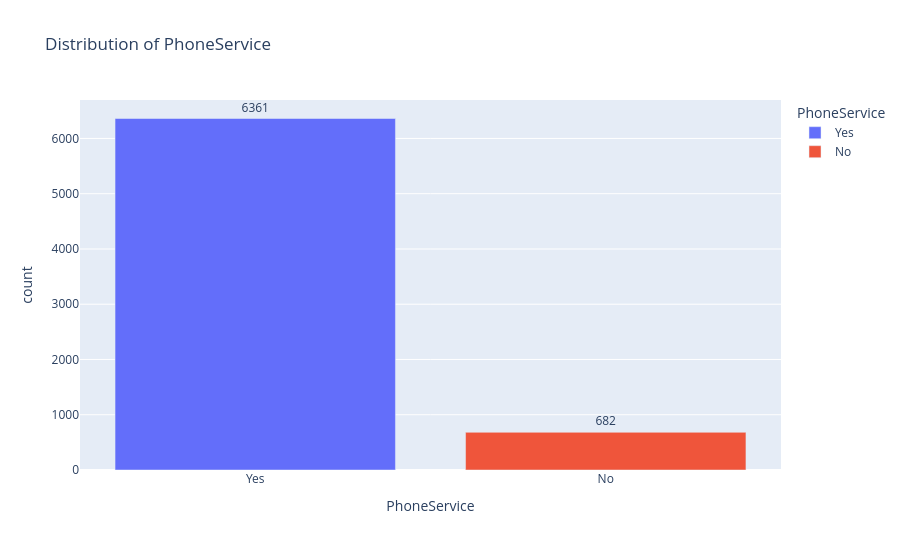

The notebook cell saved with this chart:
### Code cell
distribution('PhoneService')

### Figure 1 — Plotly figure (JSON) as saved in the notebook; plotly's stock layout.template omitted (floating-point values rounded to 4 significant figures)
{"data": [{"alignmentgroup": "True", "hovertemplate": "PhoneService=%{x}<br>count=%{text}<extra></extra>", "legendgroup": "Yes", "marker": {"color": "#636efa", "pattern": {"shape": ""}}, "name": "Yes", "offsetgroup": "Yes", "orientation": "v", "showlegend": true, "text": [6361], "textposition": "outside", "type": "bar", "x": ["Yes"], "xaxis": "x", "y": [6361], "yaxis": "y"}, {"alignmentgroup": "True", "hovertemplate": "PhoneService=%{x}<br>count=%{text}<extra></extra>", "legendgroup": "No", "marker": {"color": "#EF553B", "pattern": {"shape": ""}}, "name": "No", "offsetgroup": "No", "orientation": "v", "showlegend": true, "text": [682], "textposition": "outside", "type": "bar", "x": ["No"], "xaxis": "x", "y": [682], "yaxis": "y"}], "layout": {"barmode": "relative", "height": 550, "legend": {"title": {"text": "PhoneService"}, "tracegroupgap": 0}, "title": {"text": "Distribution of PhoneService"}, "width": 900, "xaxis": {"anchor": "y", "categoryarray": ["Yes", "No"], "categoryorder": "array", "domain": [0, 1], "title": {"text": "PhoneService"}}, "yaxis": {"anchor": "x", "domain": [0, 1], "title": {"text": "count"}}}}
